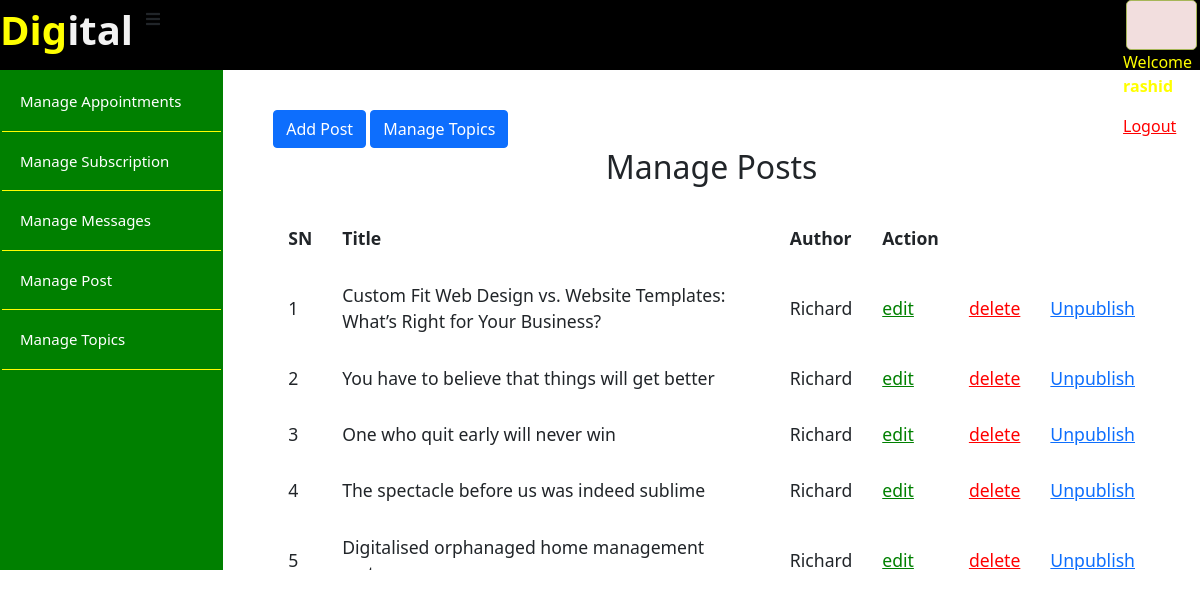
The page /Admin/post/index.php (signed in) on the database its author committed.
### tables this page shows
CREATE TABLE `post` (
  `id` int(11) NOT NULL,
  `user_id` int(11) NOT NULL,
  `topic_id` int(11) DEFAULT NULL,
  `title` varchar(255) NOT NULL,
  `image` varchar(255) NOT NULL,
  `body` text NOT NULL,
  `published` tinyint(4) NOT NULL,
  `created_at` datetime NOT NULL DEFAULT current_timestamp()
);

### Admin/db.php (called while the page is built, shortened)
<?php
   require('database/connect.php');
   function selectAll($table, $conditions = [])
   {
      global $conn;
      $sql = "SELECT * FROM $table";
      if (empty($conditions)) {
         $stmt = $conn-> prepare($sql);
         $stmt->execute();
         $records = $stmt->get_result()->fetch_all(MYSQLI_ASSOC);
         return $records;
      }
   }
 ?>

### Admin/post/post.php (called while the page is built, shortened)
<?php
$table = 'post';
$post = selectAll($table);
 ?>

### Admin/post/index.php (the view, shortened to what this page needs)
<?php include ('post.php'); ?>
<!DOCTYPE html>
<html lang="en">
<head>
     <link rel="stylesheet" href="../admi.css">
    <link rel="stylesheet" href="https://cdnjs.cloudflare.com/ajax/libs/font-awesome/5.15.3/css/all.min.css"/>
    <link href="https://cdn.jsdelivr.net/npm/bootstrap@5.1.3/dist/css/bootstrap.min.css" rel="stylesheet">
</head>
<body>
  <div class="wrapper">
      <div class="logo"><a href="index.html"> <span style="color: yellow;">Dig</span>ital</a></div>
      <label for="menu-btn" class="btn menu-btn"><i class="fas fa-bars"></i></label>
        <div class="contentadmin">
    <?php if (isset($_SESSION['success'])):?>
      <div class="error success">
      </div>
  <?php endif ?>
    <?php if (isset($_SESSION["username"])): ?>
      <p style="color:yellow;">Welcome    <strong><?php echo $_SESSION['username']; ?></strong></p>
      <p><a href="index.php?logout='1'" style="color: red;">Logout</a></p>
      <?php endif ?>
  </div>
    </div>
<div class="admin-wrapper">
  <div class="left-sidebar">
  <ul>
       <li><a href="../appointments/index.php">Manage Appointments</a></li>
    <li><a href="../subscriptions/index.php">Manage Subscription </a></li>
    <li><a href="../messages/index.php">Manage Messages </a></li>
     <li><a href="index.php">Manage Post</a></li>
    <li><a href="../topics/index.php">Manage Topics</a></li>
  </ul>
   </div>
  <div class="admin-content">
<div class="button-group">
<a href="create.php" class="btn btn-big btn-primary">Add Post</a>
<a href="../topics/index.php" class="btn btn-big btn-primary">Manage Topics</a>
 </div>
 <div class="content">
   <h2 class="page-title">Manage Posts</h2>
   <table>
    <thead>
     <th>SN</th>
     <th>Title</th>
     <th>Author</th>
     <th>Action</th>
   </thead>
   <tbody>
     <?php foreach ($post as $key => $post): ?>
     <tr>
      <td><?php echo $key + 1 ?></td>
      <td><?php echo $post['title'];  ?></td>
      <td>Richard</td>
      <td><a href="edit.php?id=<?php echo $post['id'] ?>" class="edit">edit</a></td>
      <td><a href="edit.php?delete_id=<?php echo $post['id'] ?>" class="delete">delete</a></td>
      <?php if ($post['published']): ?>
          <td><a href="edit.php?published=0&p_id=<?php echo $post['id'] ?>" class="unpublish">Unpublish</a></td>
          <?php else: ?>
         <td><a href="edit.php?published=1&p_id=<?php echo $post['id'] ?>" class="publish">publish</a></td>
       <?php endif; ?>
     </tr>
     <?php endforeach ?>
   </tbody>
   </table>
 </div>
   </div>
  </div>
</body>
</html>

### Admin/admi.css (style rules this page uses)
body { font-family: 'Lora', serif; }
.wrapper { width: 100%; display: inline-flex; background: #000; height: 70px; }
.wrapper .logo a { color: #f2f2f2; font-size: 40px; font-weight: 600; text-decoration: none; }
.admin-wrapper { display: flex; height:500px; }
.admin-wrapper .left-sidebar { flex: 2; border: 2px solid green; height: 100%; background: green; }
.admin-wrapper .left-sidebar ul { list-style: none; margin: 0px; padding: 0px; color: aliceblue; }
.admin-wrapper .left-sidebar ul li a { font-size: 15px; text-decoration: none; padding: 18px; display: block; color: #fff; border-bottom: 1px solid yellow; }
.admin-wrapper .admin-content { flex: 8; height: 100%; overflow-y: scroll; padding: 40px 50px 50px; }
.admin-content .page-title { text-align: center; margin-bottom: 1.5rem; }
table { width: 100%; border-collapse: collapse; font-size: 1.1rem; }
th,td { padding: 15px; text-align: left; border-bottom: 1px solid red; }
.edit { color: green; }
.delete { color: red; }
.contentadmin { position: inherit; float: right; color: white; margin-left: 950px; }
.btn { background: #000; }
.error { width: 92%; height: 50px; margin: 0px auto; padding: 10px; border: 1px solid #a7b658; color: #7fbd3c; background: #f2dede; list-style: none; border-radius: 5px; text-align: left; }

### rows shown on the page
post: title "Custom Fit Web Design vs. Website Templates: What’s Right for Your Business?"
post: title "You have to believe that things will get better"
post: title "One who quit early will never win"
post: title "The spectacle before us was indeed sublime"
post: title "Digitalised orphanaged home management…"

### other values the page prints
$_SESSION['username'] "rashid"
